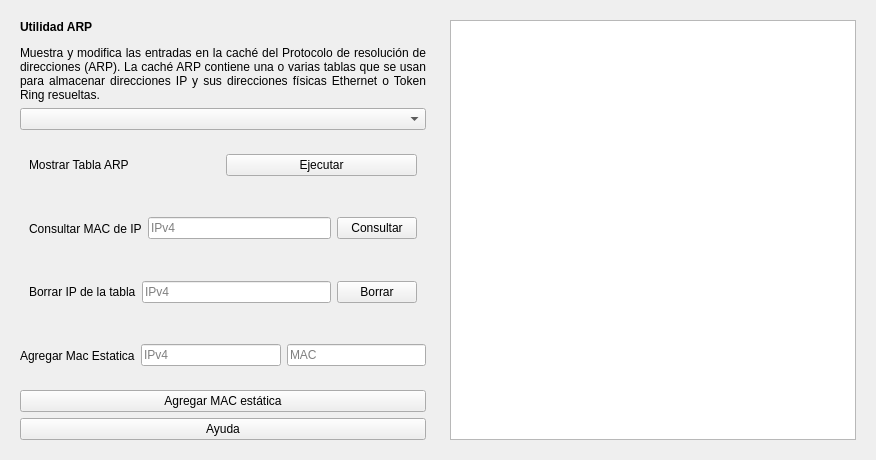
                                 <widget class="QWidget" name="scrollAreaWidgetContents_10">
                                  <property name="geometry">
                                   <rect>
                                    <x>0</x>
                                    <y>0</y>
                                    <width>876</width>
                                    <height>460</height>
                                   </rect>
                                  </property>
                                  <layout class="QHBoxLayout" name="horizontalLayout_30">
                                   <item>
                                    <widget class="QWidget" name="widget_13" native="true">
                                     <layout class="QVBoxLayout" name="verticalLayout_48">
                                      <item>
                                       <widget class="QLabel" name="label_28">
                                        <property name="text">
                                         <string>&lt;html&gt;&lt;head/&gt;&lt;body&gt;&lt;p align=&quot;justify&quot;&gt;&lt;span style=&quot; font-weight:600;&quot;&gt;Utilidad ARP&lt;/span&gt;&lt;/p&gt;&lt;p align=&quot;justify&quot;&gt;Muestra y modifica las entradas en la caché del Protocolo de resolución de direcciones (ARP). La caché ARP contiene una o varias tablas que se usan para almacenar direcciones IP y sus direcciones físicas Ethernet o Token Ring resueltas. &lt;/p&gt;&lt;/body&gt;&lt;/html&gt;</string>
                                        </property>
                                        <property name="wordWrap">
                                         <bool>true</bool>
                                        </property>
                                       </widget>
                                      </item>
                                      <item>
                                       <widget class="QComboBox" name="BarDis"/>
                                      </item>
                                      <item>
                                       <widget class="QWidget" name="widget_27" native="true">
                                        <layout class="QHBoxLayout" name="horizontalLayout_35">
                                         <item>
                                          <widget class="QLabel" name="label_29">
                                           <property name="text">
                                            <string>Mostrar Tabla ARP</string>
                                           </property>
                                          </widget>
                                         </item>
                                         <item>
                                          <widget class="QPushButton" name="arp1">
                                           <property name="text">
                                            <string>Ejecutar</string>
                                           </property>
                                          </widget>
                                         </item>
                                        </layout>
                                       </widget>
                                      </item>
                                      <item>
                                       <widget class="QWidget" name="widget_30" native="true">
                                        <layout class="QHBoxLayout" name="horizontalLayout_36">
                                         <item>
                                          <widget class="QLabel" name="label_30">
                                           <property name="text">
                                            <string>Consultar MAC de IP</string>
                                           </property>
                                          </widget>
                                         </item>
                                         <item>
                                          <widget class="QLineEdit" name="arp6">
                                           <property name="placeholderText">
                                            <string>IPv4</string>
                                           </property>
                                          </widget>
                                         </item>
                                         <item>
                                          <widget class="QPushButton" name="arp2">
                                           <property name="text">
                                            <string>Consultar</string>
                                           </property>
                                          </widget>
                                         </item>
                                        </layout>
                                       </widget>
                                      </item>
                                      <item>
                                       <widget class="QWidget" name="widget_8" native="true">
                                        <layout class="QHBoxLayout" name="horizontalLayout_21">
                                         <item>
                                          <widget class="QLabel" name="label_36">
                                           <property name="text">
                                            <string>Borrar IP de la tabla</string>
                                           </property>
                                          </widget>
                                         </item>
                                         <item>
                                          <widget class="QLineEdit" name="arp8">
                                           <property name="placeholderText">
                                            <string>IPv4</string>
                                           </property>
                                          </widget>
                                         </item>
                                         <item>
                                          <widget class="QPushButton" name="arp7">
                                           <property name="text">
                                            <string>Borrar</string>
                                           </property>
                                          </widget>
                                         </item>
                                        </layout>
                                       </widget>
                                      </item>
                                      <item>
                                       <widget class="QWidget" name="widget_28" native="true">
                                        <layout class="QHBoxLayout" name="horizontalLayout_37">
                                         <property name="leftMargin">
                                          <number>0</number>
                                         </property>
                                         <property name="topMargin">
                                          <number>0</number>
                                         </property>
                                         <property name="rightMargin">
                                          <number>0</number>
                                         </property>
                                         <property name="bottomMargin">
                                          <number>0</number>
                                         </property>
                                         <item>
                                          <widget class="QLabel" name="label_31">
                                           <property name="text">
                                            <string>Agregar Mac Estatica</string>
                                           </property>
                                          </widget>
                                         </item>
                                         <item>
                                          <widget class="QLineEdit" name="arp4">
                                           <property name="placeholderText">
                                            <string>IPv4</string>
                                           </property>
                                          </widget>
                                         </item>
                                         <item>
                                          <widget class="QLineEdit" name="arp3">
                                           <property name="placeholderText">
                                            <string>MAC</string>
                                           </property>
                                          </widget>
                                         </item>
                                        </layout>
                                       </widget>
                                      </item>
                                      <item>
                                       <widget class="QPushButton" name="arp5">
                                        <property name="text">
                                         <string>Agregar MAC estática</string>
                                        </property>
                                       </widget>
                                      </item>
                                      <item>
                                       <widget class="QPushButton" name="ArpAyuda">
                                        <property name="text">
                                         <string>Ayuda</string>
                                        </property>
                                       </widget>
                                      </item>
                                     </layout>
                                    </widget>
                                   </item>
                                   <item>
                                    <widget class="QWidget" name="widget_14" native="true">
                                     <layout class="QHBoxLayout" name="horizontalLayout_34">
                                      <item>
                                       <widget class="QTextEdit" name="SalidaARP">
                                        <property name="lineWrapMode">
                                         <enum>QTextEdit::NoWrap</enum>
                                        </property>
                                       </widget>
                                      </item>
                                     </layout>
                                    </widget>
                                   </item>
                                  </layout>
                                 </widget>
